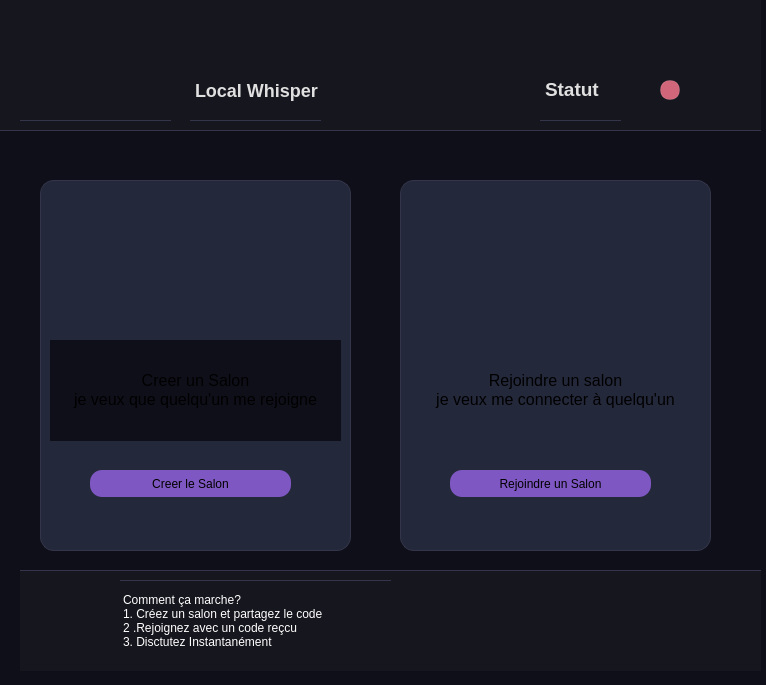
<?xml version="1.0" encoding="UTF-8"?>
<ui version="4.0">
 <class>Widget</class>
 <widget class="QWidget" name="Widget">
  <property name="geometry">
   <rect>
    <x>0</x>
    <y>0</y>
    <width>766</width>
    <height>685</height>
   </rect>
  </property>
  <property name="windowTitle">
   <string>Widget</string>
  </property>
  <property name="styleSheet">
   <string notr="true">
    background: #0F0F1A;
    border: none;</string>
  </property>
  <widget class="QWidget" name="widget" native="true">
   <property name="geometry">
    <rect>
     <x>0</x>
     <y>0</y>
     <width>761</width>
     <height>131</height>
    </rect>
   </property>
   <property name="styleSheet">
    <string notr="true">QWidget {
    background: #16161E;
    border-bottom: 1px solid #34354A;
   
}</string>
   </property>
   <widget class="QLabel" name="label">
    <property name="geometry">
     <rect>
      <x>190</x>
      <y>60</y>
      <width>131</width>
      <height>61</height>
     </rect>
    </property>
    <property name="styleSheet">
     <string notr="true">QLabel {
    color: #E0E0E0;
    font-size: 18px;
    font-weight: bold;
}</string>
    </property>
    <property name="text">
     <string>Local Whisper</string>
    </property>
   </widget>
   <widget class="QLabel" name="label_2">
    <property name="geometry">
     <rect>
      <x>540</x>
      <y>60</y>
      <width>81</width>
      <height>61</height>
     </rect>
    </property>
    <property name="styleSheet">
     <string notr="true">QLabel {
    color: #E0E0E0;
    font-size: 18px;
    font-weight: bold;
}</string>
    </property>
    <property name="text">
     <string>&lt;!DOCTYPE HTML PUBLIC &quot;-//W3C//DTD HTML 4.0//EN&quot; &quot;http://www.w3.org/TR/REC-html40/strict.dtd&quot;&gt;
&lt;html&gt;&lt;head&gt;&lt;meta name=&quot;qrichtext&quot; content=&quot;1&quot; /&gt;&lt;meta charset=&quot;utf-8&quot; /&gt;&lt;style type=&quot;text/css&quot;&gt;
p, li { white-space: pre-wrap; }
hr { height: 1px; border-width: 0; }
li.unchecked::marker { content: &quot;\2610&quot;; }
li.checked::marker { content: &quot;\2612&quot;; }
&lt;/style&gt;&lt;/head&gt;&lt;body style=&quot; font-family:'Segoe UI'; font-size:18px; font-weight:700; font-style:normal;&quot;&gt;
&lt;p style=&quot; margin-top:0px; margin-bottom:0px; margin-left:0px; margin-right:0px; -qt-block-indent:0; text-indent:0px;&quot;&gt;&lt;span style=&quot; font-size:14pt;&quot;&gt;Statut &lt;/span&gt;&lt;/p&gt;&lt;/body&gt;&lt;/html&gt;</string>
    </property>
   </widget>
   <widget class="QLabel" name="label_12">
    <property name="geometry">
     <rect>
      <x>660</x>
      <y>80</y>
      <width>20</width>
      <height>20</height>
     </rect>
    </property>
    <property name="styleSheet">
     <string notr="true">QLabel{
     /* Forme ronde */
     min-width: 18px;
    max-width: 18px;
    min-height: 18px;
    max-height: 18px;
    border-radius: 9px;
    
    /* Couleur par défaut (déconnecté) */
    background-color: #CF6679;
    
    /* Effet de brillance subtil */
    border: 1px solid rgba(255, 255, 255, 0.1);
}
</string>
    </property>
    <property name="text">
     <string/>
    </property>
   </widget>
   <widget class="QLabel" name="label_11">
    <property name="geometry">
     <rect>
      <x>20</x>
      <y>0</y>
      <width>151</width>
      <height>121</height>
     </rect>
    </property>
    <property name="styleSheet">
     <string notr="true">image: url(:/img/img/LocalWhisper_Logo_Violet.png);</string>
    </property>
    <property name="text">
     <string/>
    </property>
    <property name="pixmap">
     <pixmap resource="img.qrc">:/img/img/logo.svg</pixmap>
    </property>
   </widget>
  </widget>
  <widget class="QWidget" name="widget_5" native="true">
   <property name="geometry">
    <rect>
     <x>20</x>
     <y>570</y>
     <width>741</width>
     <height>101</height>
    </rect>
   </property>
   <property name="styleSheet">
    <string notr="true">background: #16161E;
border-top: 1px solid #34354A;</string>
   </property>
   <widget class="QLabel" name="label_10">
    <property name="geometry">
     <rect>
      <x>100</x>
      <y>10</y>
      <width>271</width>
      <height>81</height>
     </rect>
    </property>
    <property name="styleSheet">
     <string notr="true">color: rgb(255, 255, 255);</string>
    </property>
    <property name="text">
     <string>&lt;!DOCTYPE HTML PUBLIC &quot;-//W3C//DTD HTML 4.0//EN&quot; &quot;http://www.w3.org/TR/REC-html40/strict.dtd&quot;&gt;
&lt;html&gt;&lt;head&gt;&lt;meta name=&quot;qrichtext&quot; content=&quot;1&quot; /&gt;&lt;meta charset=&quot;utf-8&quot; /&gt;&lt;style type=&quot;text/css&quot;&gt;
p, li { white-space: pre-wrap; }
hr { height: 1px; border-width: 0; }
li.unchecked::marker { content: &quot;\2610&quot;; }
li.checked::marker { content: &quot;\2612&quot;; }
&lt;/style&gt;&lt;/head&gt;&lt;body style=&quot; font-family:'Segoe UI'; font-size:9pt; font-weight:400; font-style:normal;&quot;&gt;
&lt;p style=&quot; margin-top:0px; margin-bottom:0px; margin-left:0px; margin-right:0px; -qt-block-indent:0; text-indent:0px;&quot;&gt;Comment ça marche?&lt;/p&gt;
&lt;p style=&quot; margin-top:0px; margin-bottom:0px; margin-left:0px; margin-right:0px; -qt-block-indent:0; text-indent:0px;&quot;&gt;1. Créez un salon et partagez le code&lt;/p&gt;
&lt;p style=&quot; margin-top:0px; margin-bottom:0px; margin-left:0px; margin-right:0px; -qt-block-indent:0; text-indent:0px;&quot;&gt;2 .Rejoignez avec un code reçcu&lt;/p&gt;
&lt;p style=&quot; margin-top:0px; margin-bottom:0px; margin-left:0px; margin-right:0px; -qt-block-indent:0; text-indent:0px;&quot;&gt;3. Disctutez Instantanément &lt;/p&gt;&lt;/body&gt;&lt;/html&gt;</string>
    </property>
   </widget>
  </widget>
  <widget class="QFrame" name="card">
   <property name="geometry">
    <rect>
     <x>40</x>
     <y>180</y>
     <width>311</width>
     <height>371</height>
    </rect>
   </property>
   <property name="styleSheet">
    <string notr="true"> QFrame#card {
     background: #24283B;
     border: 1px solid #34354A;
     border-radius: 14px;
     padding: 10px;
 }

 QFrame#card:hover {
     background: #2A2D42;
     border: 1px solid #7E57C2;
 }</string>
   </property>
   <property name="frameShape">
    <enum>QFrame::Shape::StyledPanel</enum>
   </property>
   <property name="frameShadow">
    <enum>QFrame::Shadow::Raised</enum>
   </property>
   <widget class="QPushButton" name="pushButton">
    <property name="geometry">
     <rect>
      <x>50</x>
      <y>290</y>
      <width>201</width>
      <height>27</height>
     </rect>
    </property>
    <property name="styleSheet">
     <string notr="true">background-color:#7E57C2;
 border-radius: 12px;</string>
    </property>
    <property name="text">
     <string>Creer le Salon</string>
    </property>
   </widget>
   <widget class="QLabel" name="label_7">
    <property name="geometry">
     <rect>
      <x>120</x>
      <y>50</y>
      <width>91</width>
      <height>91</height>
     </rect>
    </property>
    <property name="styleSheet">
     <string notr="true"> background: transparent;
    border: none;</string>
    </property>
    <property name="text">
     <string/>
    </property>
    <property name="pixmap">
     <pixmap resource="img.qrc">:/img/img/server.png</pixmap>
    </property>
   </widget>
   <widget class="QLabel" name="label_3">
    <property name="geometry">
     <rect>
      <x>10</x>
      <y>160</y>
      <width>291</width>
      <height>101</height>
     </rect>
    </property>
    <property name="styleSheet">
     <string notr="true"> background: transparent;
    border: none;

 QLabel#label_3:hover {
     background: #2A2D42;
     border: 1px solid #7E57C2;
 }</string>
    </property>
    <property name="text">
     <string>&lt;!DOCTYPE HTML PUBLIC &quot;-//W3C//DTD HTML 4.0//EN&quot; &quot;http://www.w3.org/TR/REC-html40/strict.dtd&quot;&gt;
&lt;html&gt;&lt;head&gt;&lt;meta name=&quot;qrichtext&quot; content=&quot;1&quot; /&gt;&lt;meta charset=&quot;utf-8&quot; /&gt;&lt;style type=&quot;text/css&quot;&gt;
p, li { white-space: pre-wrap; }
hr { height: 1px; border-width: 0; }
li.unchecked::marker { content: &quot;\2610&quot;; }
li.checked::marker { content: &quot;\2612&quot;; }
&lt;/style&gt;&lt;/head&gt;&lt;body style=&quot; font-family:'Segoe UI'; font-size:9pt; font-weight:400; font-style:normal;&quot;&gt;
&lt;p align=&quot;center&quot; style=&quot; margin-top:0px; margin-bottom:0px; margin-left:0px; margin-right:0px; -qt-block-indent:0; text-indent:0px;&quot;&gt;&lt;span style=&quot; font-size:12pt;&quot;&gt;Creer un Salon&lt;/span&gt;&lt;/p&gt;
&lt;p align=&quot;center&quot; style=&quot; margin-top:0px; margin-bottom:0px; margin-left:0px; margin-right:0px; -qt-block-indent:0; text-indent:0px;&quot;&gt;&lt;span style=&quot; font-size:12pt;&quot;&gt;je veux que quelqu'un me rejoigne&lt;/span&gt;&lt;/p&gt;&lt;/body&gt;&lt;/html&gt;</string>
    </property>
   </widget>
  </widget>
  <widget class="QFrame" name="card1">
   <property name="geometry">
    <rect>
     <x>400</x>
     <y>180</y>
     <width>311</width>
     <height>371</height>
    </rect>
   </property>
   <property name="styleSheet">
    <string notr="true"> QFrame#card1 {
     background: #24283B;
     border: 1px solid #34354A;
     border-radius: 14px;
     padding: 10px;
 }

 QFrame#card1:hover {
     background: #2A2D42;
     border: 1px solid #7E57C2;
 }</string>
   </property>
   <property name="frameShape">
    <enum>QFrame::Shape::StyledPanel</enum>
   </property>
   <property name="frameShadow">
    <enum>QFrame::Shadow::Raised</enum>
   </property>
   <widget class="QPushButton" name="pushButton_2">
    <property name="geometry">
     <rect>
      <x>50</x>
      <y>290</y>
      <width>201</width>
      <height>27</height>
     </rect>
    </property>
    <property name="styleSheet">
     <string notr="true">background-color:#7E57C2;
 border-radius: 12px;</string>
    </property>
    <property name="text">
     <string>Rejoindre un Salon</string>
    </property>
   </widget>
   <widget class="QLabel" name="label_5">
    <property name="geometry">
     <rect>
      <x>20</x>
      <y>150</y>
      <width>271</width>
      <height>121</height>
     </rect>
    </property>
    <property name="styleSheet">
     <string notr="true"> background: transparent;
    border: none;</string>
    </property>
    <property name="text">
     <string>&lt;!DOCTYPE HTML PUBLIC &quot;-//W3C//DTD HTML 4.0//EN&quot; &quot;http://www.w3.org/TR/REC-html40/strict.dtd&quot;&gt;
&lt;html&gt;&lt;head&gt;&lt;meta name=&quot;qrichtext&quot; content=&quot;1&quot; /&gt;&lt;meta charset=&quot;utf-8&quot; /&gt;&lt;style type=&quot;text/css&quot;&gt;
p, li { white-space: pre-wrap; }
hr { height: 1px; border-width: 0; }
li.unchecked::marker { content: &quot;\2610&quot;; }
li.checked::marker { content: &quot;\2612&quot;; }
&lt;/style&gt;&lt;/head&gt;&lt;body style=&quot; font-family:'Segoe UI'; font-size:9pt; font-weight:400; font-style:normal;&quot;&gt;
&lt;p align=&quot;center&quot; style=&quot; margin-top:0px; margin-bottom:0px; margin-left:0px; margin-right:0px; -qt-block-indent:0; text-indent:0px;&quot;&gt;&lt;span style=&quot; font-size:12pt;&quot;&gt;Rejoindre un salon&lt;/span&gt;&lt;/p&gt;
&lt;p align=&quot;center&quot; style=&quot; margin-top:0px; margin-bottom:0px; margin-left:0px; margin-right:0px; -qt-block-indent:0; text-indent:0px;&quot;&gt;&lt;span style=&quot; font-size:12pt;&quot;&gt;je veux me connecter à quelqu'un&lt;/span&gt;&lt;/p&gt;&lt;/body&gt;&lt;/html&gt;</string>
    </property>
   </widget>
   <widget class="QLabel" name="label_8">
    <property name="geometry">
     <rect>
      <x>120</x>
      <y>70</y>
      <width>81</width>
      <height>61</height>
     </rect>
    </property>
    <property name="styleSheet">
     <string notr="true"> background: transparent;
    border: none;</string>
    </property>
    <property name="text">
     <string/>
    </property>
    <property name="pixmap">
     <pixmap resource="img.qrc">:/img/img/client.png</pixmap>
    </property>
   </widget>
  </widget>
 </widget>
 <resources>
  <include location="img.qrc"/>
 </resources>
 <connections/>
</ui>
